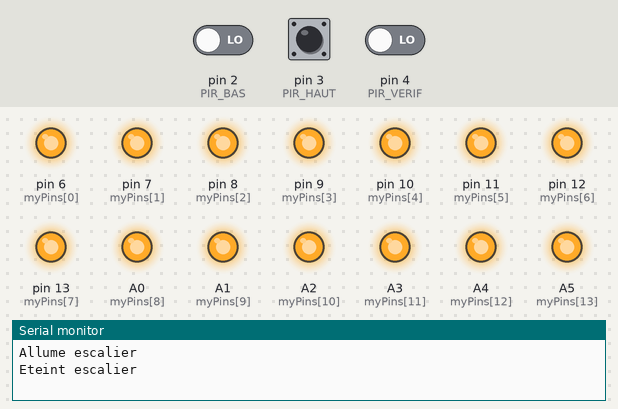
A sketch run on a simulated Arduino Uno, built with avr-gcc and run on an emulated ATmega328P. On the bench: output pins drawn as LEDs (lit = HIGH), the last lines printed to the serial monitor. The test bench sets the inputs (shaded band); at power-on: pin 2 (PIR_BAS) LOW, pin 3 (PIR_HAUT) LOW, pin 4 (PIR_VERIF) LOW.

Above: at 14.0 s.
14.1 s: pin 2 (PIR_BAS) driven HIGH
At 16.5 s:
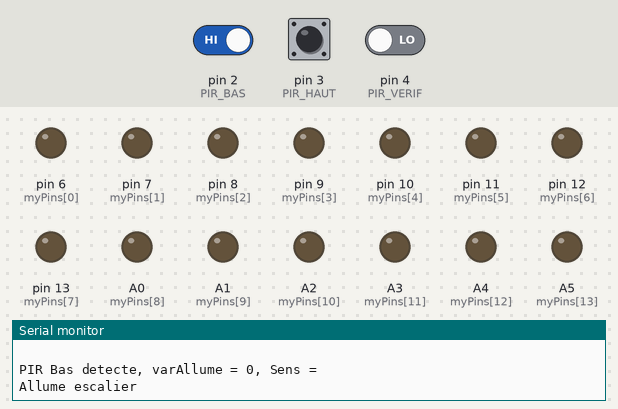
24.0 s: pin 2 (PIR_BAS) driven LOW
At 24.6 s:
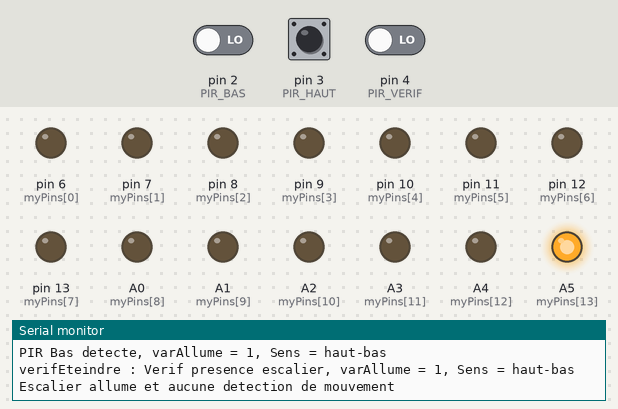
27.5 s: pin 3 (PIR_HAUT) driven HIGH
At 28.3 s:
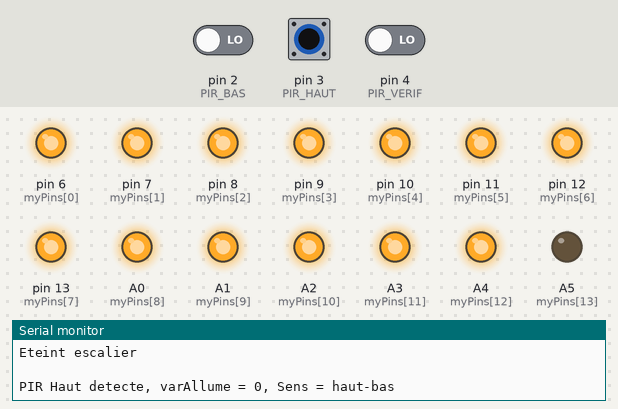
31.0 s: pin 3 (PIR_HAUT) pulsed LOW 5 times (0.12 s each, 0.3 s apart)
At 33.75 s:
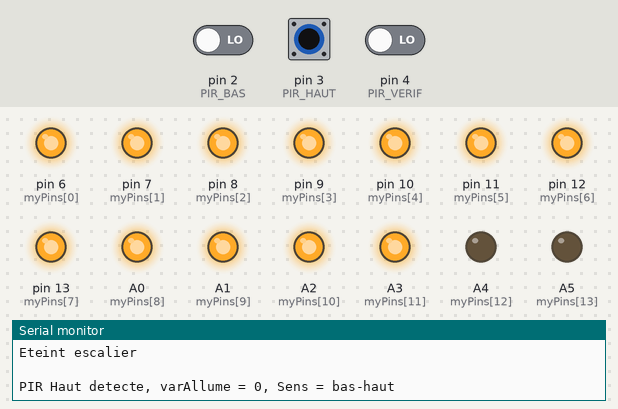
Timing chart, 0 to 35.5 s (numbered marks = the images above; inputs shaded):
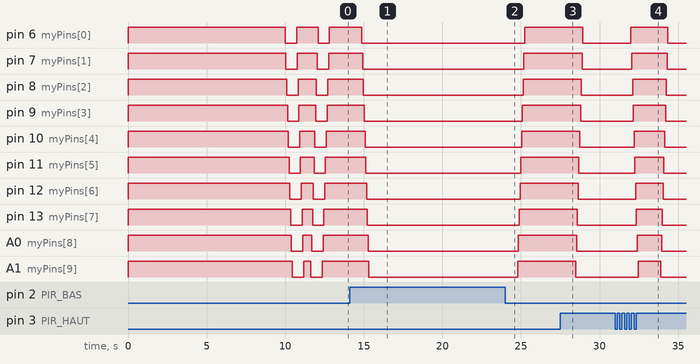

Measured:
- after the input at 14.1 s, pin 6 (myPins[0]): HIGH → LOW after 0.78 s; pin 7 (myPins[1]): HIGH → LOW after 0.83 s; pin 8 (myPins[2]): HIGH → LOW after 0.88 s; pin 9 (myPins[3]): HIGH → LOW after 0.93 s; pin 10 (myPins[4]): HIGH → LOW after 0.98 s
- after the input at 24.0 s, pin 6 (myPins[0]), pin 7 (myPins[1]): LOW → HIGH after 1.2 s; pin 8 (myPins[2]), pin 9 (myPins[3]): LOW → HIGH after 1.1 s; pin 10 (myPins[4]): LOW → HIGH after 1.0 s; pin 11 (myPins[5]): LOW → HIGH after 0.99 s; pin 12 (myPins[6]): LOW → HIGH after 0.94 s
- after the input at 27.5 s, pin 6 (myPins[0]), pin 7 (myPins[1]): HIGH → LOW after 1.4 s; pin 8 (myPins[2]), pin 9 (myPins[3]): HIGH → LOW after 1.3 s; pin 10 (myPins[4]), pin 11 (myPins[5]): HIGH → LOW after 1.2 s; pin 12 (myPins[6]), pin 13 (myPins[7]): HIGH → LOW after 1.1 s; A0 (myPins[8]): HIGH → LOW after 1.0 s
- after the input at 31.0 s, pin 6 (myPins[0]): LOW → HIGH after 1.0 s, → LOW 2.4 s later; pin 7 (myPins[1]): LOW → HIGH after 1.0 s, → LOW 2.3 s later; pin 8 (myPins[2]): LOW → HIGH after 1.1 s, → LOW 2.2 s later; pin 9 (myPins[3]): LOW → HIGH after 1.1 s, → LOW 2.1 s later; pin 10 (myPins[4]): LOW → HIGH after 1.2 s, → LOW 2.0 s later

The sketch:

escalier.ino
```cpp
// (licence header left out)
#define ALLUME LOW   // Les valeurs sont inversées sur les relais on défini donc nos propres variables
#define ETEINT HIGH  // Les valeurs sont inversées sur les relais on défini donc nos propres variables
#define PIR_BAS 2    // Défini sur quel pin est connecté le PIR du Bas
#define PIR_HAUT 3   // Défini sur quel pin est connecté le PIR du Haut
#define PIR_VERIF 4  // Défini sur quel pin est connecté le PIR de sécurité génral à l'escalier.

// On défini les variables de paramètrage de l'application.
int nbrPins = 14;    // On enregistre le nombre de pins (= nbre de marche)
int myPins[] =  {6, 7, 8, 9, 10, 11, 12, 13, A0, A1, A2, A3, A4, A5};
int timer = 50;     // Délai d'allumage ou extinction entre chaque marches.

// On défini les variables qui permettront d'enregistrer l'etat des éléments.
int varAllume = 0;           // Défini si l'escalier est allumé (1) ou éteint (0).
int TempoMaxi = 5;           // Temps maxi avant extinction si l'escalier ne s'est pas étaeint et que plus personne n'est détecté.
char* eteintSens = "";       // Sens d'extinction enregistré dans l'application ("haut-bas" ou "bas-haut").
int TempoEteint = 000;      // Tempo (en ms) avant extinction lors de la sortie de l'escalier.

void setup() {
  Serial.begin(115200);
  // On initialise les pins Des Leds en sortie, et on les éteint.
  int i;
  for (i = 0; i < nbrPins; i = i + 1) {
    pinMode(myPins[i], OUTPUT);
    digitalWrite(myPins[i], ETEINT);
  }

  // On initialise les pins des détecteurs PIR en entrée.
  pinMode(PIR_BAS, INPUT);
  pinMode(PIR_HAUT, INPUT);
  pinMode(PIR_VERIF, INPUT);
  delay(10000);   // Délai de calibration des PIR (30s)

  // On fait clignoter les LED pour annoncer la fin d'initialisation.
  finInit();
}

void loop() {
  // On vérifie sur le PIR Haut est détecté ?
  if (digitalRead(PIR_HAUT) == HIGH) {
    // PIR Haut détecté, On effectue la fonction "PIR Haut détecté".
    Serial.print("PIR Haut detecte");
    debug();
    pirHautDetecte();

  } else if (digitalRead(PIR_BAS) == HIGH) { // On vérifie sur le PIR Bas est détecté ?
    // PIR Bas détecté, On effectue la fonction "PIR Bas détecté".
    Serial.print("PIR Bas detecte");
    debug();
    pirBasDetecte();

  } else if (varAllume == 1) { // Est-ce que l'escalier est allumé ?
    // Les LED de l'escalier sont allumée.
    verifEteindre();
  }

  // On active une pause de 1s.
  delay(1000);
}

void pirHautDetecte() {
  if (varAllume == 1) {   // On vérifie si l'escalier est allumé.
    // Escalier allumé, en enregistre le sens d'extinction, et on vérifie si on doit l'éteindre.
    eteintSens = "bas-haut";   // On enregistre l'ordre d'extinction.
    testEteintLed();           // On va vérifier si quelqu'un est dans l'escalier.
  } else {  // Escalier éteint, on l'allume.
    anime(ALLUME,"haut-bas");
    varAllume = 1;             // On enregistre que l'escalier est allumé.
    eteintSens = "bas-haut";   // On enregistre l'ordre d'extinction.
    delay(2000);               // Pause de 2s, c'est le temps de "collage" du PIR.
  }
}

void pirBasDetecte() {
  if (varAllume == 1) {   // On vérifie si l'escalier est allumé.
    // Escalier allumé, en enregistre le sens d'extinction, et on vérifie si on doit l'éteindre.
    eteintSens = "haut-bas";   // On enregistre l'ordre d'extinction.
    testEteintLed();           // On va vérifier si quelqu'un est dans l'escalier.
  } else {  // Escalier éteint, on l'allume.
    anime(ALLUME,"bas-haut");
    varAllume = 1;             // On enregistre que l'escalier est allumé.
    eteintSens = "haut-bas";   // On enregistre l'ordre d'extinction.
    delay(2000);               // Pause de 2s, c'est le temps de "collage" du PIR.
  }
}

void verifEteindre() {
  // L'escalier étant allumé, on vérifie si il reste quelqu'un de présent.
  Serial.print("verifEteindre : Verif presence escalier");
  debug();
  if (digitalRead(PIR_VERIF) == HIGH) {
    // Quelqu'un est présent.
    Serial.print("Presence PIR verif escalier");
    debug();
  } else if (digitalRead(PIR_HAUT) == LOW && digitalRead(PIR_BAS) == LOW) {
    // Plus personne présent dans l'escalier.
    Serial.println("Escalier allume et aucune detection de mouvement");
    // On vérifie si la tempo est arrivée à son maximum.
    eteindreLed(TempoEteint);
  }
}

void testEteintLed() {
  // On vérifie si il y a une présence dans l'escalier.
  if (digitalRead(PIR_VERIF) != HIGH && digitalRead(PIR_HAUT) != HIGH && digitalRead(PIR_BAS) != HIGH) {
    // Personne dans l'escalier, on éteint les LED.
    eteindreLed(TempoEteint);   // Redirection vers la fonction qui éteint l'escalier.
  }
}

void eteindreLed(int Tempo) {
  // On éteint les LED.
  delay(Tempo);              // Tempo avant exteinction des LED.
  anime(ETEINT, eteintSens); // Extinction des LED.
  varAllume = 0;             // On déclare que l'escalier est éteint.
}

void anime(int ordre, char* sens) {
  // Annime l'allumage ou extinction, de bas en haut, ou de haut en bas suivant variables.
  int i;
  if (sens == "bas-haut") {
    for (i = 0; i < nbrPins; i = i + 1) {
      digitalWrite(myPins[i], ordre);
      delay(timer);
    }
  } else {
    for (i = nbrPins-1; i >= 0; i = i - 1) {
      digitalWrite(myPins[i], ordre);
      delay(timer);
    }
  }
  if (ordre != 1) {
    Serial.println("Allume escalier");
  } else {
    Serial.println("Eteint escalier");
    Serial.println(" ");
  }
}

void finInit() {
  // Fin d'initialisation, On fait clignoter 2 fois les LED pour l'annoncer.
  int timeTemp = 20;
  anime(ALLUME,"bas-haut");
  delay(timeTemp);
  anime(ETEINT,"bas-haut");
  delay(timeTemp);
  anime(ALLUME,"haut-bas");
  delay(timeTemp);
  anime(ETEINT,"haut-bas");
  delay(timeTemp);
}

void debug() {
  Serial.print(", varAllume = ");
  Serial.print(varAllume);
  Serial.print(", Sens = ");
  Serial.println(eteintSens);
}
```
